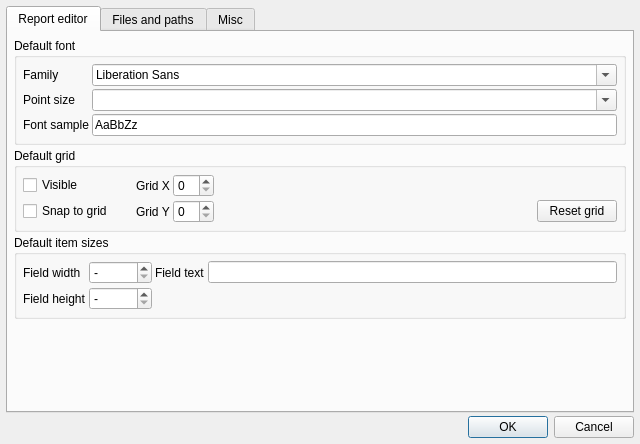
<?xml version="1.0" encoding="UTF-8"?>
<ui version="4.0">
 <author>Norbert Szabo</author>
 <class>NCRDPreferencesDialogUI</class>
 <widget class="QDialog" name="NCRDPreferencesDialogUI">
  <property name="geometry">
   <rect>
    <x>0</x>
    <y>0</y>
    <width>640</width>
    <height>444</height>
   </rect>
  </property>
  <property name="windowTitle">
   <string>Preferences</string>
  </property>
  <layout class="QVBoxLayout" name="verticalLayout">
   <item>
    <widget class="QTabWidget" name="tabWidget">
     <property name="currentIndex">
      <number>0</number>
     </property>
     <widget class="QWidget" name="tab_2">
      <attribute name="title">
       <string>Report editor</string>
      </attribute>
      <layout class="QVBoxLayout" name="verticalLayout_3">
       <property name="spacing">
        <number>3</number>
       </property>
       <property name="leftMargin">
        <number>6</number>
       </property>
       <property name="topMargin">
        <number>6</number>
       </property>
       <property name="rightMargin">
        <number>6</number>
       </property>
       <property name="bottomMargin">
        <number>6</number>
       </property>
       <item>
        <widget class="QGroupBox" name="groupBox_2">
         <property name="title">
          <string>Default font</string>
         </property>
         <layout class="QGridLayout" name="g339">
          <item row="0" column="0">
           <widget class="QLabel" name="label_4">
            <property name="text">
             <string>Family</string>
            </property>
           </widget>
          </item>
          <item row="0" column="1">
           <widget class="QFontComboBox" name="comboFontFamily"/>
          </item>
          <item row="1" column="0">
           <widget class="QLabel" name="label_3">
            <property name="text">
             <string>Point size</string>
            </property>
           </widget>
          </item>
          <item row="1" column="1">
           <widget class="QComboBox" name="comboFontSize">
            <property name="editable">
             <bool>true</bool>
            </property>
           </widget>
          </item>
          <item row="2" column="1">
           <widget class="QLineEdit" name="fontTest">
            <property name="text">
             <string>AaBbZz</string>
            </property>
           </widget>
          </item>
          <item row="2" column="0">
           <widget class="QLabel" name="label_6">
            <property name="text">
             <string>Font sample</string>
            </property>
           </widget>
          </item>
         </layout>
        </widget>
       </item>
       <item>
        <widget class="QGroupBox" name="groupBox">
         <property name="title">
          <string>Default grid</string>
         </property>
         <layout class="QGridLayout" name="g554">
          <item row="0" column="0">
           <widget class="QCheckBox" name="cbGridVisible">
            <property name="text">
             <string>Visible</string>
            </property>
           </widget>
          </item>
          <item row="0" column="2">
           <widget class="QLabel" name="label">
            <property name="text">
             <string>Grid X</string>
            </property>
           </widget>
          </item>
          <item row="0" column="3">
           <widget class="QSpinBox" name="spGridX"/>
          </item>
          <item row="1" column="0">
           <widget class="QCheckBox" name="cbGridSnap">
            <property name="text">
             <string>Snap to grid</string>
            </property>
           </widget>
          </item>
          <item row="1" column="2">
           <widget class="QLabel" name="label_2">
            <property name="text">
             <string>Grid Y</string>
            </property>
           </widget>
          </item>
          <item row="1" column="3">
           <widget class="QSpinBox" name="spGridY"/>
          </item>
          <item row="1" column="1">
           <spacer name="sp001">
            <property name="orientation">
             <enum>Qt::Horizontal</enum>
            </property>
            <property name="sizeType">
             <enum>QSizePolicy::Fixed</enum>
            </property>
            <property name="sizeHint" stdset="0">
             <size>
              <width>20</width>
              <height>10</height>
             </size>
            </property>
           </spacer>
          </item>
          <item row="1" column="5">
           <widget class="QPushButton" name="btnGridReset">
            <property name="text">
             <string>Reset grid</string>
            </property>
           </widget>
          </item>
          <item row="1" column="4">
           <spacer name="sp000">
            <property name="orientation">
             <enum>Qt::Horizontal</enum>
            </property>
            <property name="sizeHint" stdset="0">
             <size>
              <width>40</width>
              <height>20</height>
             </size>
            </property>
           </spacer>
          </item>
         </layout>
        </widget>
       </item>
       <item>
        <widget class="QGroupBox" name="groupBox_8">
         <property name="title">
          <string>Default item sizes</string>
         </property>
         <layout class="QGridLayout" name="gridLayout_2">
          <item row="0" column="1">
           <widget class="QSpinBox" name="spFieldWidth">
            <property name="specialValueText">
             <string>-</string>
            </property>
            <property name="suffix">
             <string> px</string>
            </property>
            <property name="maximum">
             <number>500</number>
            </property>
           </widget>
          </item>
          <item row="0" column="0">
           <widget class="QLabel" name="label_14">
            <property name="text">
             <string>Field width</string>
            </property>
           </widget>
          </item>
          <item row="1" column="0">
           <widget class="QLabel" name="label_15">
            <property name="text">
             <string>Field height</string>
            </property>
           </widget>
          </item>
          <item row="0" column="2">
           <widget class="QLabel" name="label_16">
            <property name="text">
             <string>Field text</string>
            </property>
           </widget>
          </item>
          <item row="1" column="1">
           <widget class="QSpinBox" name="spFieldHeight">
            <property name="specialValueText">
             <string>-</string>
            </property>
            <property name="suffix">
             <string> px</string>
            </property>
            <property name="maximum">
             <number>500</number>
            </property>
           </widget>
          </item>
          <item row="0" column="3">
           <widget class="QLineEdit" name="fieldTxt"/>
          </item>
         </layout>
        </widget>
       </item>
       <item>
        <spacer name="verticalSpacer_2">
         <property name="orientation">
          <enum>Qt::Vertical</enum>
         </property>
         <property name="sizeHint" stdset="0">
          <size>
           <width>20</width>
           <height>61</height>
          </size>
         </property>
        </spacer>
       </item>
      </layout>
     </widget>
     <widget class="QWidget" name="tab">
      <attribute name="title">
       <string>Files and paths</string>
      </attribute>
      <layout class="QVBoxLayout" name="verticalLayout_2">
       <property name="spacing">
        <number>3</number>
       </property>
       <property name="leftMargin">
        <number>6</number>
       </property>
       <property name="topMargin">
        <number>6</number>
       </property>
       <property name="rightMargin">
        <number>6</number>
       </property>
       <property name="bottomMargin">
        <number>6</number>
       </property>
       <item>
        <widget class="QGroupBox" name="groupBox_3">
         <property name="title">
          <string>Default directories</string>
         </property>
         <layout class="QGridLayout" name="g549">
          <item row="0" column="2">
           <widget class="QToolButton" name="btnChooseDir">
            <property name="focusPolicy">
             <enum>Qt::NoFocus</enum>
            </property>
            <property name="text">
             <string>...</string>
            </property>
           </widget>
          </item>
          <item row="0" column="0">
           <widget class="QLabel" name="label_5">
            <property name="text">
             <string>Report directory:</string>
            </property>
           </widget>
          </item>
          <item row="0" column="1">
           <widget class="QLineEdit" name="pathReport"/>
          </item>
          <item row="1" column="0">
           <widget class="QLabel" name="label_7">
            <property name="text">
             <string>Output directory:</string>
            </property>
           </widget>
          </item>
          <item row="1" column="1">
           <widget class="QLineEdit" name="pathOutput"/>
          </item>
          <item row="2" column="1">
           <widget class="QLineEdit" name="pathTemplate"/>
          </item>
          <item row="1" column="2">
           <widget class="QToolButton" name="btnChooseOutputDir">
            <property name="text">
             <string>...</string>
            </property>
           </widget>
          </item>
          <item row="2" column="0">
           <widget class="QLabel" name="label_8">
            <property name="text">
             <string>Template directory:</string>
            </property>
           </widget>
          </item>
          <item row="2" column="2">
           <widget class="QToolButton" name="btnChooseTemplateDir">
            <property name="text">
             <string>...</string>
            </property>
           </widget>
          </item>
          <item row="3" column="0">
           <widget class="QLabel" name="label_17">
            <property name="text">
             <string>Zint directory:</string>
            </property>
           </widget>
          </item>
          <item row="3" column="1">
           <widget class="QLineEdit" name="pathZint"/>
          </item>
          <item row="3" column="2">
           <widget class="QToolButton" name="btnChooseZintDir">
            <property name="text">
             <string>...</string>
            </property>
           </widget>
          </item>
         </layout>
        </widget>
       </item>
       <item>
        <widget class="QGroupBox" name="groupBox_5">
         <property name="title">
          <string>Counters</string>
         </property>
         <layout class="QGridLayout" name="g021">
          <property name="topMargin">
           <number>6</number>
          </property>
          <item row="0" column="0">
           <widget class="QLabel" name="label_9">
            <property name="text">
             <string>Output file counter:</string>
            </property>
           </widget>
          </item>
          <item row="0" column="1">
           <widget class="QSpinBox" name="spCounter">
            <property name="maximum">
             <number>999999</number>
            </property>
           </widget>
          </item>
          <item row="0" column="2">
           <spacer name="horizontalSpacer">
            <property name="orientation">
             <enum>Qt::Horizontal</enum>
            </property>
            <property name="sizeHint" stdset="0">
             <size>
              <width>40</width>
              <height>20</height>
             </size>
            </property>
           </spacer>
          </item>
         </layout>
        </widget>
       </item>
       <item>
        <widget class="QGroupBox" name="groupBox_7">
         <property name="title">
          <string>HTML Output</string>
         </property>
         <layout class="QGridLayout" name="gridLayout">
          <item row="0" column="0" colspan="2">
           <widget class="QRadioButton" name="rbOneTableMode">
            <property name="text">
             <string>Sections build from one table</string>
            </property>
           </widget>
          </item>
          <item row="1" column="0" colspan="2">
           <widget class="QRadioButton" name="rbMultiTableMode">
            <property name="text">
             <string>Sections build from multiple tables</string>
            </property>
           </widget>
          </item>
          <item row="2" column="0">
           <widget class="QLabel" name="label_13">
            <property name="text">
             <string>CSS file:</string>
            </property>
           </widget>
          </item>
          <item row="2" column="1">
           <widget class="QLineEdit" name="cssFile"/>
          </item>
         </layout>
        </widget>
       </item>
      </layout>
     </widget>
     <widget class="QWidget" name="tab_3">
      <attribute name="title">
       <string>Misc</string>
      </attribute>
      <layout class="QVBoxLayout" name="verticalLayout_4">
       <property name="spacing">
        <number>3</number>
       </property>
       <property name="leftMargin">
        <number>6</number>
       </property>
       <property name="topMargin">
        <number>6</number>
       </property>
       <property name="rightMargin">
        <number>6</number>
       </property>
       <property name="bottomMargin">
        <number>6</number>
       </property>
       <item>
        <widget class="QGroupBox" name="groupBox_4">
         <property name="title">
          <string>Miscellaneous</string>
         </property>
         <layout class="QVBoxLayout" name="lay79811">
          <item>
           <widget class="QCheckBox" name="cbShowMaximized">
            <property name="text">
             <string>Open report windows maximized</string>
            </property>
           </widget>
          </item>
          <item>
           <widget class="QCheckBox" name="cbEnc">
            <property name="text">
             <string>Encode stored database connection passwords</string>
            </property>
           </widget>
          </item>
         </layout>
        </widget>
       </item>
       <item>
        <widget class="QGroupBox" name="groupBox_6">
         <property name="title">
          <string>Printer</string>
         </property>
         <layout class="QGridLayout" name="g408">
          <item row="0" column="0">
           <widget class="QLabel" name="label_10">
            <property name="text">
             <string>Printer resolution</string>
            </property>
           </widget>
          </item>
          <item row="0" column="2">
           <widget class="QComboBox" name="comboRes">
            <item>
             <property name="text">
              <string>High resolution</string>
             </property>
            </item>
            <item>
             <property name="text">
              <string>Screen resolution</string>
             </property>
            </item>
           </widget>
          </item>
          <item row="2" column="0">
           <widget class="QLabel" name="label_11">
            <property name="text">
             <string>Default printer name</string>
            </property>
           </widget>
          </item>
          <item row="4" column="0" colspan="3">
           <widget class="QCheckBox" name="cbNoDialog">
            <property name="text">
             <string>Print without printer dialog</string>
            </property>
           </widget>
          </item>
          <item row="2" column="2">
           <widget class="QLineEdit" name="lePrinterName"/>
          </item>
          <item row="1" column="0">
           <widget class="QLabel" name="label_12">
            <property name="text">
             <string>Printer DPI</string>
            </property>
           </widget>
          </item>
          <item row="1" column="2">
           <widget class="QSpinBox" name="spDPI">
            <property name="maximumSize">
             <size>
              <width>100</width>
              <height>16777215</height>
             </size>
            </property>
            <property name="specialValueText">
             <string>Auto</string>
            </property>
            <property name="minimum">
             <number>0</number>
            </property>
            <property name="maximum">
             <number>1200</number>
            </property>
            <property name="value">
             <number>0</number>
            </property>
           </widget>
          </item>
         </layout>
        </widget>
       </item>
       <item>
        <spacer name="verticalSpacer_3">
         <property name="orientation">
          <enum>Qt::Vertical</enum>
         </property>
         <property name="sizeHint" stdset="0">
          <size>
           <width>20</width>
           <height>210</height>
          </size>
         </property>
        </spacer>
       </item>
      </layout>
     </widget>
    </widget>
   </item>
   <item>
    <widget class="QDialogButtonBox" name="buttons">
     <property name="orientation">
      <enum>Qt::Horizontal</enum>
     </property>
     <property name="standardButtons">
      <set>QDialogButtonBox::Cancel|QDialogButtonBox::Ok</set>
     </property>
    </widget>
   </item>
  </layout>
 </widget>
 <layoutdefault spacing="3" margin="6"/>
 <tabstops>
  <tabstop>tabWidget</tabstop>
  <tabstop>comboFontFamily</tabstop>
  <tabstop>comboFontSize</tabstop>
  <tabstop>fontTest</tabstop>
  <tabstop>cbGridVisible</tabstop>
  <tabstop>cbGridSnap</tabstop>
  <tabstop>spGridX</tabstop>
  <tabstop>spGridY</tabstop>
  <tabstop>btnGridReset</tabstop>
  <tabstop>spFieldWidth</tabstop>
  <tabstop>spFieldHeight</tabstop>
  <tabstop>fieldTxt</tabstop>
  <tabstop>cbShowMaximized</tabstop>
  <tabstop>comboRes</tabstop>
  <tabstop>spDPI</tabstop>
  <tabstop>lePrinterName</tabstop>
  <tabstop>cbNoDialog</tabstop>
  <tabstop>buttons</tabstop>
  <tabstop>btnChooseOutputDir</tabstop>
  <tabstop>pathReport</tabstop>
  <tabstop>btnChooseTemplateDir</tabstop>
  <tabstop>cbEnc</tabstop>
  <tabstop>pathOutput</tabstop>
  <tabstop>pathTemplate</tabstop>
  <tabstop>spCounter</tabstop>
  <tabstop>rbMultiTableMode</tabstop>
  <tabstop>cssFile</tabstop>
  <tabstop>rbOneTableMode</tabstop>
 </tabstops>
 <resources/>
 <connections>
  <connection>
   <sender>buttons</sender>
   <signal>accepted()</signal>
   <receiver>NCRDPreferencesDialogUI</receiver>
   <slot>accept()</slot>
   <hints>
    <hint type="sourcelabel">
     <x>507</x>
     <y>263</y>
    </hint>
    <hint type="destinationlabel">
     <x>157</x>
     <y>274</y>
    </hint>
   </hints>
  </connection>
  <connection>
   <sender>buttons</sender>
   <signal>rejected()</signal>
   <receiver>NCRDPreferencesDialogUI</receiver>
   <slot>reject()</slot>
   <hints>
    <hint type="sourcelabel">
     <x>507</x>
     <y>269</y>
    </hint>
    <hint type="destinationlabel">
     <x>286</x>
     <y>274</y>
    </hint>
   </hints>
  </connection>
 </connections>
</ui>
